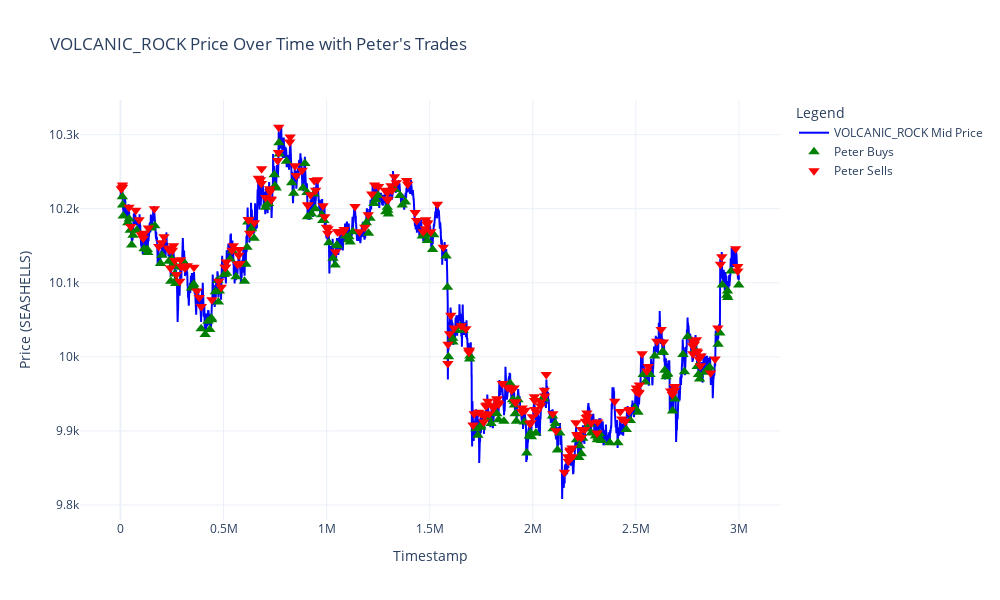

Write notebook code for a chart like this one.
### Code cell
plot_price_with_trader_trades_plotly("VOLCANIC_ROCK", "Peter", md, th)

th = th[th['buyer'] == "Peter"]
th

### Figure 1 — Plotly figure (JSON) as saved in the notebook; plotly's stock layout.template omitted (floating-point values rounded to 4 significant figures; data arrays with more than 128 entries replaced by an {"elided": "..."} marker saying what was removed)
{"data": [{"line": {"color": "blue"}, "mode": "lines", "name": "VOLCANIC_ROCK Mid Price", "type": "scatter", "x": {"elided": "30000 int values"}, "y": {"elided": "30000 float values"}}, {"marker": {"color": "green", "size": 10, "symbol": "triangle-up"}, "mode": "markers", "name": "Peter Buys", "type": "scatter", "x": {"elided": "191 int values"}, "y": {"elided": "191 float values"}}, {"marker": {"color": "red", "size": 10, "symbol": "triangle-down"}, "mode": "markers", "name": "Peter Sells", "type": "scatter", "x": {"elided": "219 int values"}, "y": {"elided": "219 float values"}}], "layout": {"height": 600, "legend": {"title": {"text": "Legend"}}, "title": {"text": "VOLCANIC_ROCK Price Over Time with Peter's Trades"}, "width": 1000, "xaxis": {"title": {"text": "Timestamp"}}, "yaxis": {"title": {"text": "Price (SEASHELLS)"}}}}
